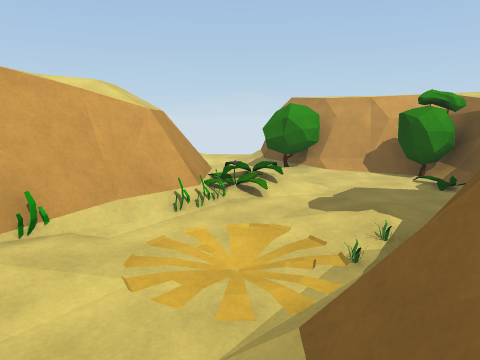
view 1 (above)

13 first-person views from a walk through a scene from a Unity 3-D project. The camera is 1.4 m above the floor, tilts 10° down and sees 70° across. The floor is counted in squares, 1 m on a side. Each view is taken from the middle of a square. On the plan, view 1 faces up. The plan holds only what a view shows up to about 15 squares ahead; the rest is blank. The place goes on beyond the plan. The player is left out.

view 2
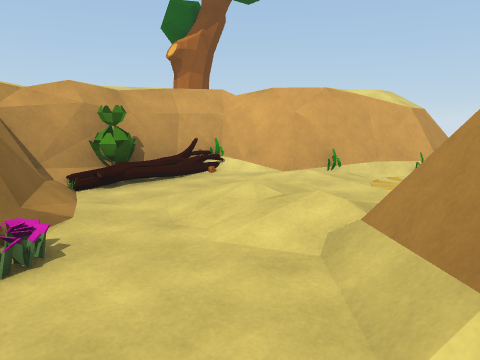

view 3
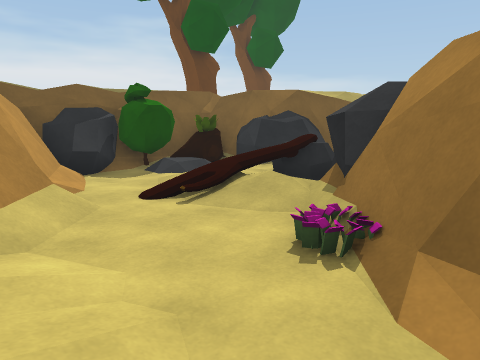

view 4
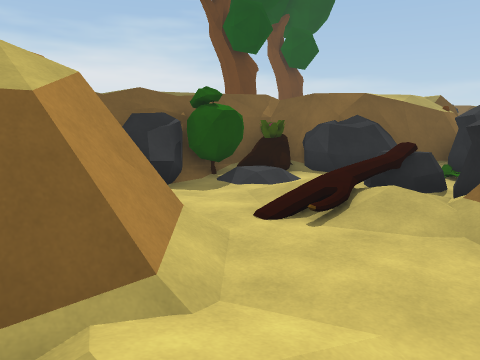

view 5
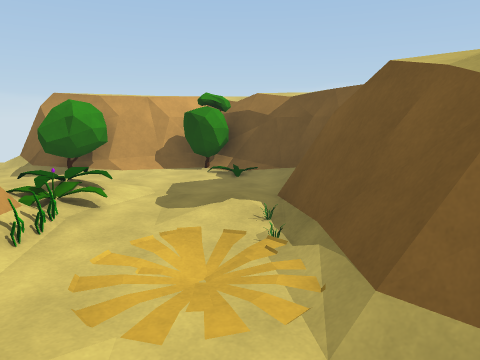

view 6
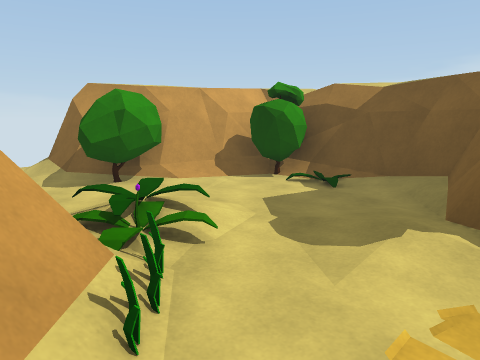

view 7
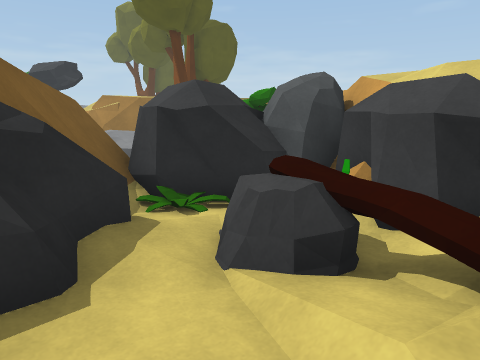

view 8
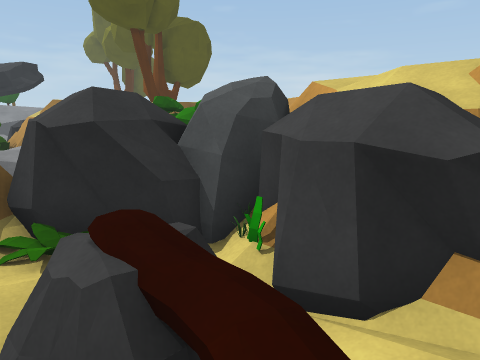

view 9
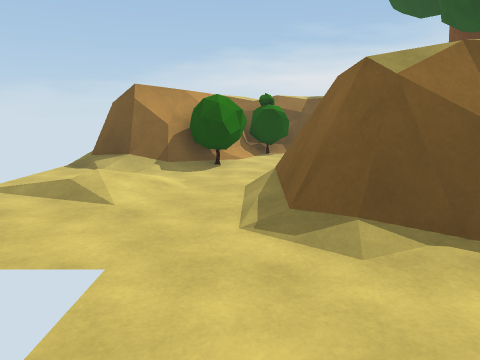

view 10
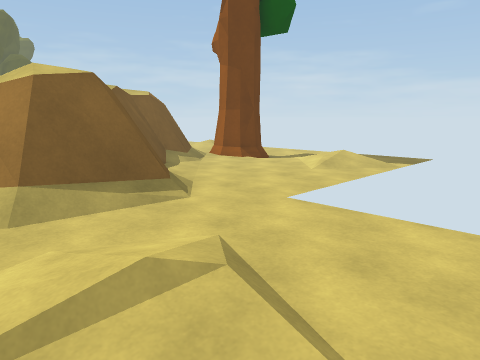

view 11
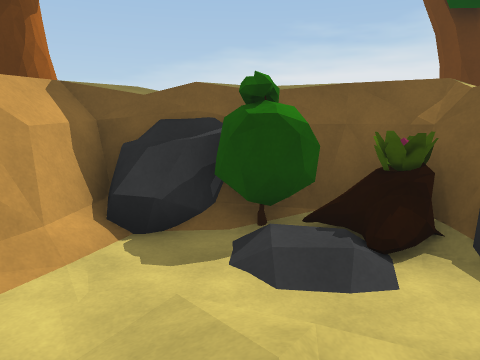

view 12
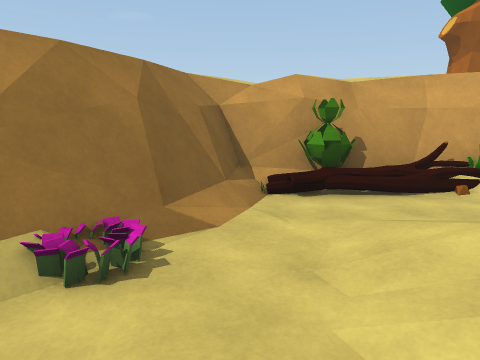

view 13
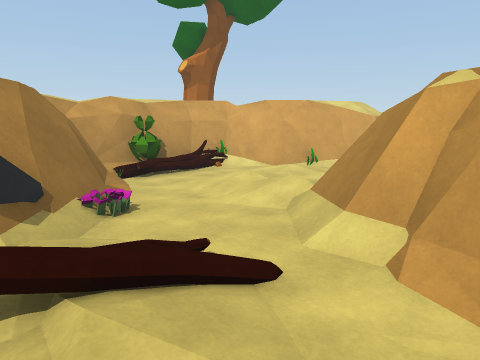

### Floor plan
Key: @ floor where view 1 was taken; # wall or solid block; . main floor; : floor 0.25 m higher than the main floor; / step, stairs or slope; = window, fence, low wall or low ledge; B bush; P plant; T tree; L log; R rock; O other object.
Columns run from 14 left of view 1 to 7 right of it. Each row starts with its distance up from view 1.
 16           ......
 15          .../..##
 14          ..///.##
 13          ..///.=##
 12 ...............BB###
 11 .. //.....///..BB/=###
 10    //....=##= .....BB#
  9    /.....####=//...P##
  8  .......=####=P/....##
  7  ./T....## ##=PO.../#
  6   ##T/=##  ##O..::./#
  5   TT/#######....:=###
  4      # ####O..POO##
  3        ##=.::PPP##
  2       ##L..././###
  1       ##=..// /##
  0        #P..///@##
 -1        #P...///=##
 -2       ##=O.....//#####
 -3        ####=P......RRR
 -4          ####.///..RRR
 -5            ##R/////BB#
 -6             #R/O/.:B##
 -7              RRO/.LP##
 -8            ##R.R:RR##
 -9           ##RRPPRR##
-10            RRRPP=##
-11           B RRR###
-12          BBB  R##
-13           BB   ##
-14           B R   #
-15         OOB RRR

Where each view was taken, in squares from view 1:
view 1: 0 up, 0 right, facing up
view 2: 4 down, 2 right, facing up-left
view 3: 0 up, 4 left, facing down-right
view 4: 1 up, 2 left, facing down-right
view 5: 1 up, 2 left, facing up-right
view 6: 4 up, 2 left, facing up-right
view 7: 5 down, 4 right, facing down-left
view 8: 5 down, 2 right, facing down-left
view 9: 11 up, 9 left, facing right
view 10: 16 up, 1 left, facing down-left
view 11: 5 down, 0 right, facing right
view 12: 2 down, 1 right, facing left
view 13: 6 down, 4 right, facing up-left
